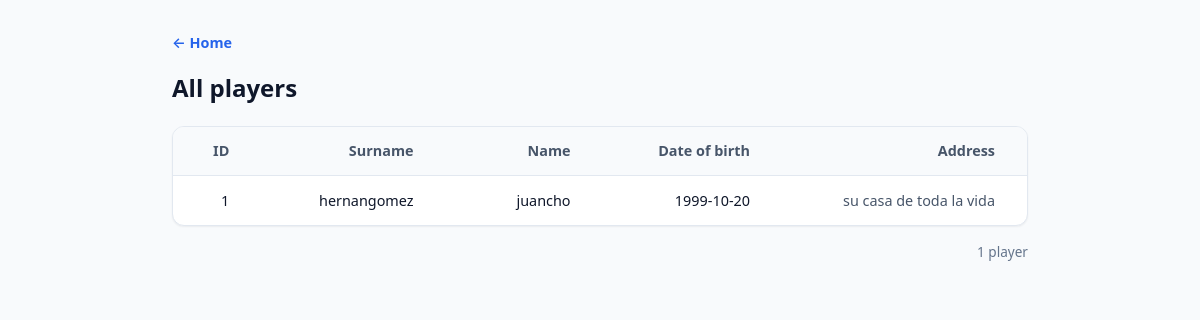
Page /players on the earlier database version.
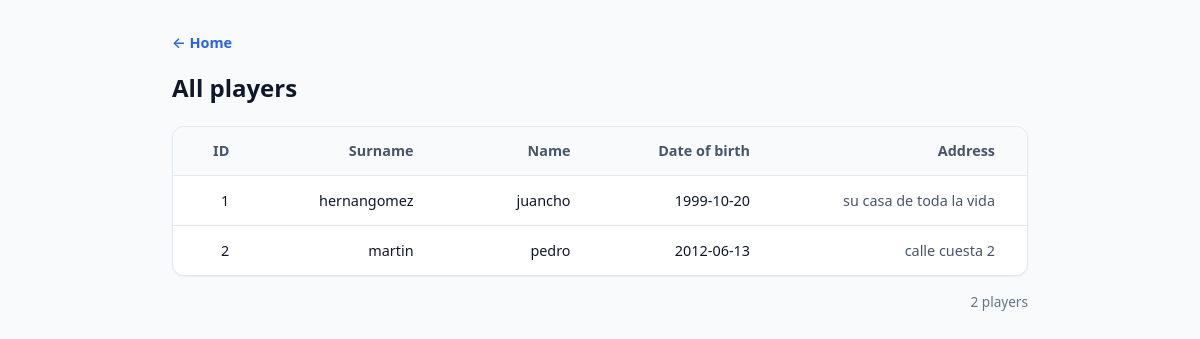
Same page on the later database version.
### tables this page shows
CREATE TABLE player (
  player_id     INTEGER PRIMARY KEY AUTOINCREMENT,
  name          TEXT NOT NULL,
  surname       TEXT NOT NULL,
  address       TEXT,
  -- ISO 8601 date string (YYYY-MM-DD); SQLite has no native DATE type.
  date_of_birth TEXT NOT NULL
);

### src/main.py (the view)
@app.get("/players", response_class=HTMLResponse)
async def list_players(
    request: Request,
    success: str | None = Query(None),
) -> HTMLResponse:
    return templates.TemplateResponse(
        request,
        "players_list.html",
        {
            "success": success == "1",
            "players": fetch_players(),
        },
    )

### src/templates/players_list.html (shortened to what this page needs)
<!DOCTYPE html>
<html lang="en">
  <head>
    <link rel="stylesheet" href="/static/style.css" />
  </head>
  <body>
    <main class="wrap">
      <p class="nav-top"><a href="/">← Home</a></p>
      <h1>All players</h1>
      {% if players %}
      <div class="table-scroll">
        <table class="table">
          <thead>
            <tr>
              <th scope="col">ID</th>
              <th class="table__col-surname" scope="col">Surname</th>
              <th scope="col">Name</th>
              <th scope="col">Date of birth</th>
              <th scope="col">Address</th>
            </tr>
          </thead>
          <tbody>
            {% for p in players %}
            <tr>
              <td>{{ p.player_id }}</td>
              <td class="table__col-surname">{{ p.surname }}</td>
              <td>{{ p.name }}</td>
              <td>{{ p.date_of_birth }}</td>
              <td class="table__address">{{ p.address if p.address else "—" }}</td>
            </tr>
            {% endfor %}
          </tbody>
        </table>
      </div>
      <p class="table-meta">{{ players | length }} player{% if players | length != 1 %}s{% endif %}</p>
      {% else %}
      <p class="empty">No players yet. <a href="/players/new">Add a player</a> to get started.</p>
      {% endif %}
    </main>
  </body>
</html>

Differences in the rows shown:
added player: player_id "2", surname "martin", name "pedro", date_of_birth "2012-06-13", address "calle cuesta 2"
Other differences:
{{ players | length }}: "1" → "2"
text now shown: "s"
